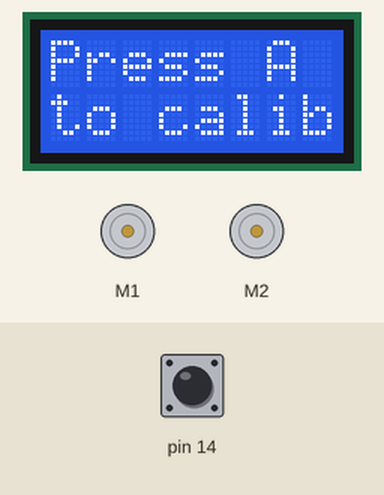
This sketch was run on a simulated Arduino Leonardo, built with avr-gcc and run on an emulated ATmega32U4. Shown: 8×2 character LCD, 2 × DC motor (green arrow = forward, orange = backward, longer = faster). Inputs (shaded band) come from the test bench; at power-on: pin 14 HIGH.

Above: at 0.8 s.
0.9 s: pin 14 pulled LOW for 0.15 s
At 1.8 s:
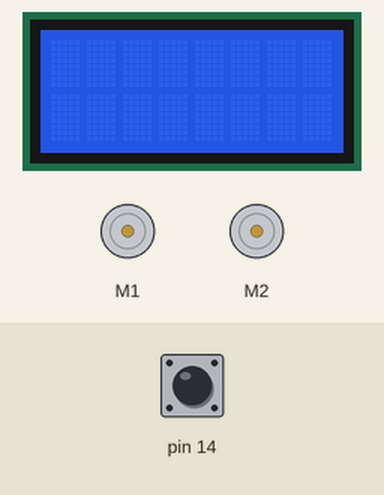
At 3.4 s:
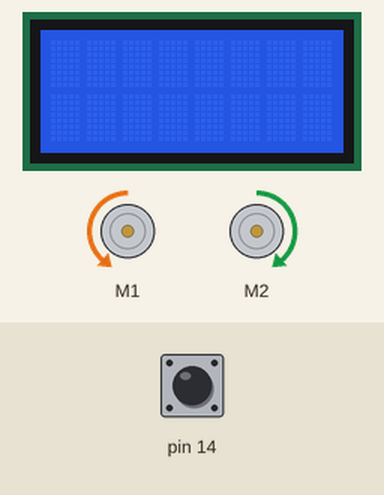
Timing chart, 0 to 13.0 s (numbered marks = the images above; inputs shaded):
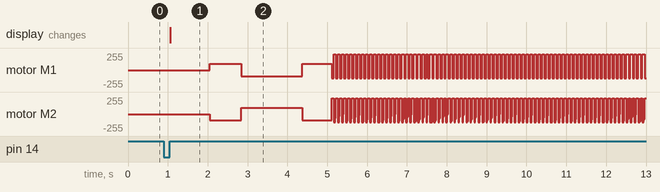

The sketch:

Challenge_2.ino
```cpp
#include <Wire.h>
#include <Zumo32U4.h>  //includes headerfile content, for us its the pololu syntax

const uint16_t maxSpeed = 370;  //Set a Max speed for the pololu, which we will later implement


//The different obeject we refer to later on, like the Zumo32U4Motors class, that we just rename motors
Zumo32U4Buzzer buzzer;
Zumo32U4LineSensors lineSensors;
Zumo32U4Motors motors;
Zumo32U4ButtonA buttonA;

Zumo32U4LCD display;
//Zumo32U4OLED display;

//Set a list of global variabels that we use later assigent to some variabels we can change
//type name
int16_t lastError = 0;
float Kmax = 0.4;
float kp = 0.6 * Kmax;
float kd = 0.3;  //if overshoot decrease
float Ki = 0.1;

int16_t integral = 0;

//"int16_t" and "int" both is for whole numbers, but "int" can have a size of 16, 32 or 64 bits where "int16_t" is set to only fill 16 bits
//"floats" is floating-point numbers

//"unsigned int" is just ints that is non negative, so positive integers or zero

#define NUM_SENSORS 5
unsigned int lineSensorValues[NUM_SENSORS];  //setup an array with a size of 5 to later hold our sensor values


//return-type function-name
void calibrateSensors()  //defines a function with no return variable and no input variabel
{
  display.clear();

  // Wait 1 second and then begin automatic sensor calibration
  // by rotating in place to sweep the sensors over the line
  delay(1000);

  //for(initialization; condition; increment)
  for (uint16_t i = 0; i < 120; i++)  //starts a for-loop that runs for 120 times
  {
    //if(condition==true){
    //then
    //}
    if (i > 30 && i <= 90)  //checks if i is bigger than 30 AND if i is less than or equal to 90
    {
      motors.setSpeeds(-150, 150);  //sets motors to a speed between 0 and 400, here it turns left
    } else {
      motors.setSpeeds(150, -150);  //Here it turns right
    }

    lineSensors.calibrate();  //Uses the "lineSensors" class and the function calibrate to, calibrate the sensors
  }
  motors.setSpeeds(0, 0);  //Stops the motors
}

void lineFollow() {                                           //setup and array with a size of 5 to later hold our sensor values
  int16_t position = lineSensors.readLine(lineSensorValues);  //Uses the "lineSensors" class and the function readline, this function return an integer between 0 and 4000, depending on the lines position

  // Our "error" is how far we are away from the center of the
  // line, which corresponds to position 2000.
  int16_t error = position - 2000;  //therefore we correct the position with our center.

  integral += error;  //This is a sum of all previous errors

  //int16_t speedDifference = (kp) * error;
  //int16_t speedDifference = (kp) * error + (kd) * (error - lastError);
  int16_t speedDifference = (kp)*error + (Ki)*integral + (kd) * (error - lastError);  //PID controller given three global set variabels and the error computed in the lines above

  lastError = error;

  // Get individual motor speeds.  The sign of speedDifference
  // determines if the robot turns left or right.
  int16_t leftSpeed = (int16_t)maxSpeed + speedDifference;   //adds maxSpeed and speedDifference and places the result in leftSpeed
  int16_t rightSpeed = (int16_t)maxSpeed - speedDifference;  //substracts maxSpeed and speedDifference and places the result in rightSpeed

  leftSpeed = constrain(leftSpeed, -200, (int16_t)maxSpeed);    //the number leftSpeed is contrained i.e. it is limited down or up, to a range from -200 to maxSpeed
  rightSpeed = constrain(rightSpeed, -200, (int16_t)maxSpeed);  //the number rightSpeed is contrained i.e. it is limited down or up, to a range from -200 to maxSpeed

  motors.setSpeeds(leftSpeed, rightSpeed);  //The motors is set at leftSpeed and rightSpeed
}

void setup() {  //void setup defines a function that only runs once and dosent return anything
  // Uncomment if necessary to correct motor directions:
  //motors.flipLeftMotor(true);
  //motors.flipRightMotor(true);

  lineSensors.initFiveSensors();  //initialize the five linesensors

  Serial.begin(9600);  //initializes serial communication from the pololu to the computer

  //makes a home screen when the program is started
  // Wait for button A to be pressed and released.
  display.clear();
  display.print(F("Press A"));
  display.gotoXY(0, 1);
  display.print(F("to calib"));
  buttonA.waitForButton();

  //calls the function "calibrateSensors"
  calibrateSensors();
}

void loop() {    //void loop defines a function that loops for eternity or until otherwise stated in the following code
  lineFollow();  //calls the funtion lineFollow forever
}
```
